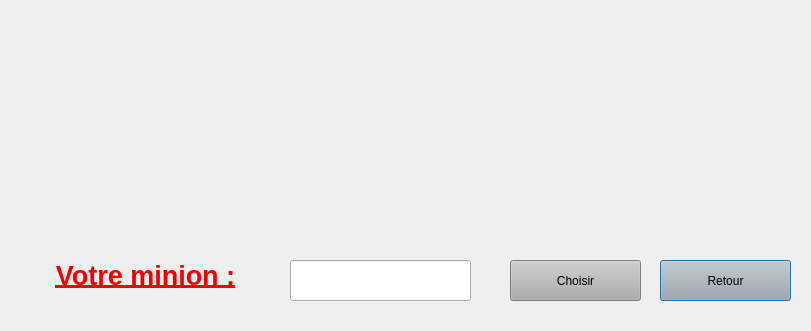
<?xml version="1.0" encoding="UTF-8"?>
<ui version="4.0">
 <class>CanAtkDialog</class>
 <widget class="QDialog" name="CanAtkDialog">
  <property name="geometry">
   <rect>
    <x>0</x>
    <y>0</y>
    <width>811</width>
    <height>331</height>
   </rect>
  </property>
  <property name="windowTitle">
   <string>Minion qui attaque</string>
  </property>
  <property name="windowIcon">
   <iconset resource="resources.qrc">
    <normaloff>:/img/img/wizardPokerLogo.png</normaloff>:/img/img/wizardPokerLogo.png</iconset>
  </property>
  <property name="styleSheet">
   <string notr="true">background: url(:/img/img/menuBg.png)</string>
  </property>
  <widget class="QWidget" name="layoutWidget">
   <property name="geometry">
    <rect>
     <x>0</x>
     <y>0</y>
     <width>811</width>
     <height>221</height>
    </rect>
   </property>
   <layout class="QHBoxLayout" name="canAtk"/>
  </widget>
  <widget class="QPushButton" name="retourButton">
   <property name="geometry">
    <rect>
     <x>660</x>
     <y>260</y>
     <width>131</width>
     <height>41</height>
    </rect>
   </property>
   <property name="styleSheet">
    <string notr="true">background: rgb(173, 173, 173)</string>
   </property>
   <property name="text">
    <string>Retour</string>
   </property>
  </widget>
  <widget class="QLineEdit" name="chosenMinion">
   <property name="geometry">
    <rect>
     <x>290</x>
     <y>260</y>
     <width>181</width>
     <height>41</height>
    </rect>
   </property>
   <property name="styleSheet">
    <string notr="true"/>
   </property>
  </widget>
  <widget class="QPushButton" name="choseButton">
   <property name="geometry">
    <rect>
     <x>510</x>
     <y>260</y>
     <width>131</width>
     <height>41</height>
    </rect>
   </property>
   <property name="styleSheet">
    <string notr="true">background: rgb(173, 173, 173)</string>
   </property>
   <property name="text">
    <string>Choisir</string>
   </property>
  </widget>
  <widget class="QLabel" name="label">
   <property name="geometry">
    <rect>
     <x>10</x>
     <y>250</y>
     <width>271</width>
     <height>51</height>
    </rect>
   </property>
   <property name="styleSheet">
    <string notr="true">background: transparent</string>
   </property>
   <property name="text">
    <string>&lt;html&gt;&lt;head/&gt;&lt;body&gt;&lt;p align=&quot;center&quot;&gt;&lt;span style=&quot; font-size:20pt; font-weight:600; text-decoration: underline; color:#f30101;&quot;&gt;Votre minion :&lt;/span&gt;&lt;/p&gt;&lt;/body&gt;&lt;/html&gt;</string>
   </property>
  </widget>
 </widget>
 <resources>
  <include location="resources.qrc"/>
 </resources>
 <connections/>
</ui>
